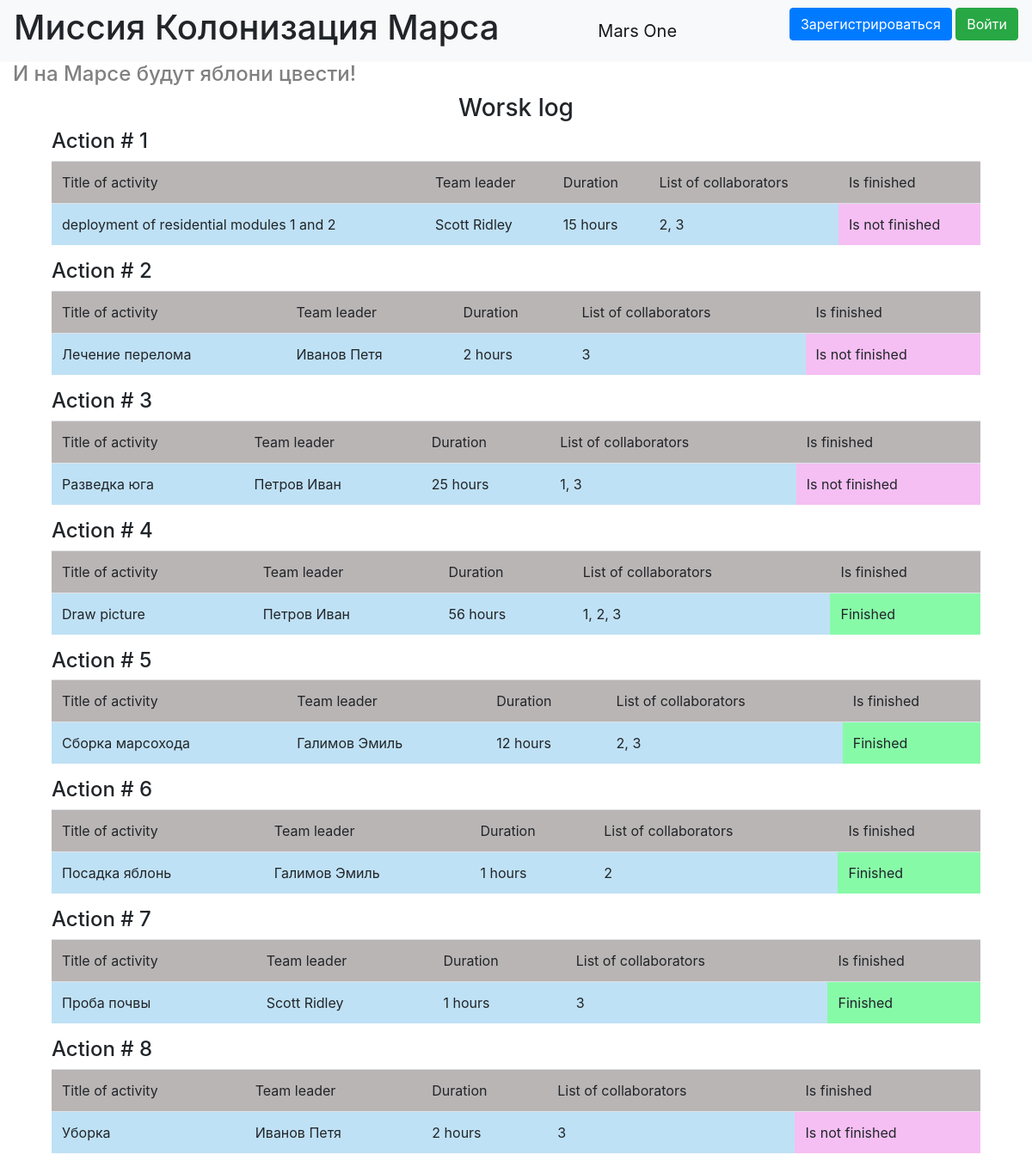
The app's page /, older data.
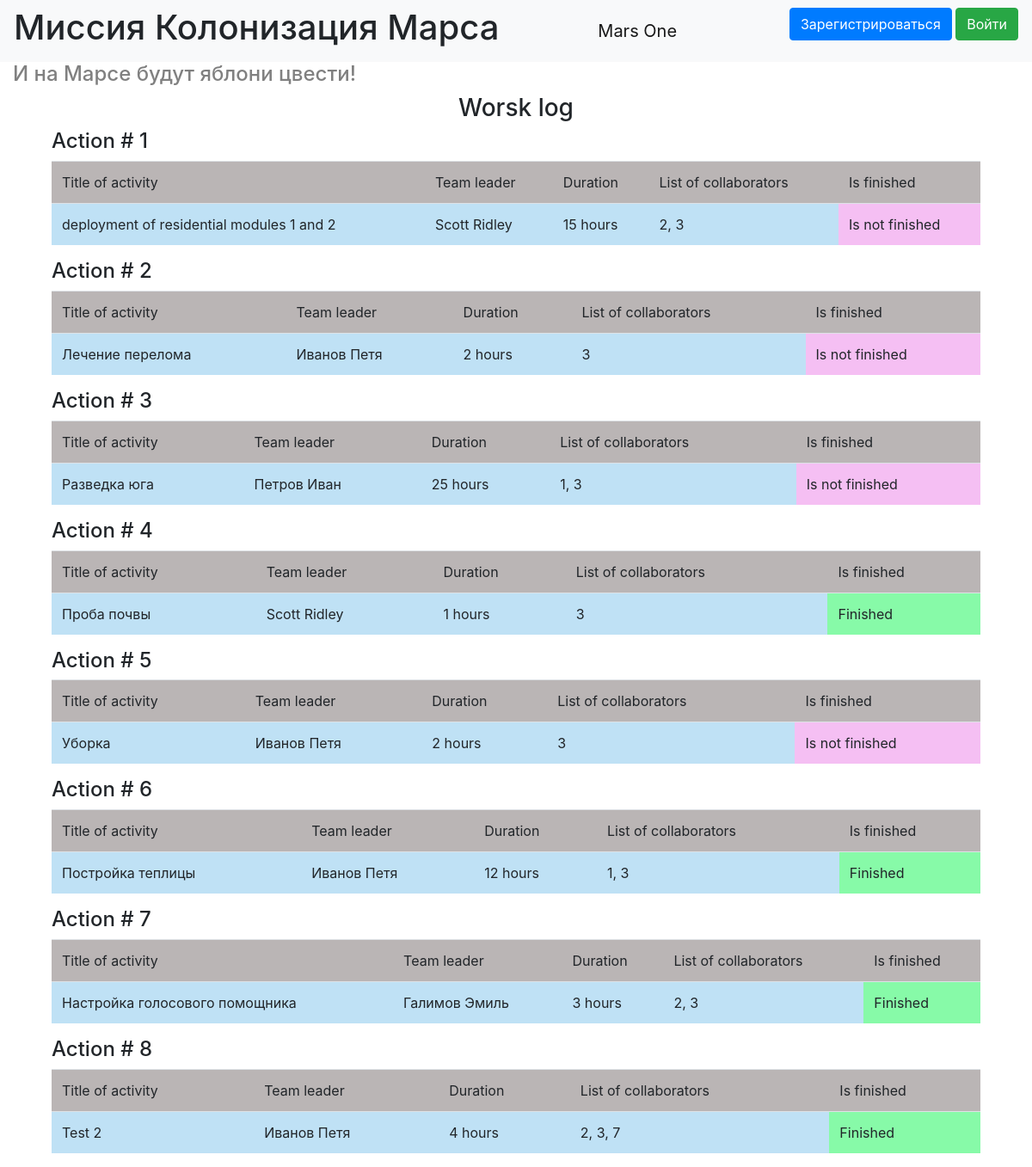
The same page, newer data.
### data/jobs.py (models this page shows)
class Jobs(SqlAlchemyBase, SerializerMixin):
    __tablename__ = 'jobs'
    id = sqlalchemy.Column(sqlalchemy.Integer,
                           primary_key=True, autoincrement=True)
    team_leader = sqlalchemy.Column(sqlalchemy.Integer,
                                    sqlalchemy.ForeignKey("users.id"))
    job = sqlalchemy.Column(sqlalchemy.String, nullable=True)
    work_size = sqlalchemy.Column(sqlalchemy.Integer, nullable=True)
    collaborators = sqlalchemy.Column(sqlalchemy.String, nullable=True)
    start_date = sqlalchemy.Column(sqlalchemy.Date, nullable=True)
    end_date = sqlalchemy.Column(sqlalchemy.Date, nullable=True)
    is_finished = sqlalchemy.Column(sqlalchemy.Boolean, nullable=True)
    user = orm.relation('User')

### data/users.py (models this page shows, shortened)
class User(SqlAlchemyBase, UserMixin, SerializerMixin):
    __tablename__ = 'users'
    id = sqlalchemy.Column(sqlalchemy.Integer,
                           primary_key=True, autoincrement=True)
    surname = sqlalchemy.Column(sqlalchemy.String, nullable=True)
    name = sqlalchemy.Column(sqlalchemy.String, nullable=True)
    age = sqlalchemy.Column(sqlalchemy.Integer, nullable=True)
    position = sqlalchemy.Column(sqlalchemy.String, nullable=True)
    speciality = sqlalchemy.Column(sqlalchemy.String, nullable=True)
    address = sqlalchemy.Column(sqlalchemy.String, nullable=True)
    email = sqlalchemy.Column(sqlalchemy.String,
                              index=True, unique=True, nullable=True)
    hashed_password = sqlalchemy.Column(sqlalchemy.String, nullable=True)
    modified_date = sqlalchemy.Column(sqlalchemy.DateTime, default=datetime.datetime.now)
    jobs = orm.relation("Jobs", back_populates='user')

### main.py (the view)
@app.route('/')
def job_list():
    db_sess = db_session.create_session()
    jobs = db_sess.query(Jobs)
    return render_template('index.html', jobs=jobs, title='Журнал работ')

### data/db_session.py (called while the page is built)
def create_session() -> Session:
    global __factory
    return __factory()

### templates/index.html (shortened to what this page needs)
{% extends "base.html" %}
{% block navbar_cont %}
    <h1>Миссия Колонизация Марса</h1>
{% endblock %}
{% block content %}
    {% set lab = "Action #" %}
    <h4 class="grey">И на Марсе будут яблони цвести!</h4>
    <h3 class="works-title">Worsk log</h3>
    <div class="all-jobs-table">
    {% for item in jobs %}
    <div class="jobs-table">
        <h4>{{lab}} {{loop.index}}</h4>
        <table class="table">
          <thead>
            <tr>
              <td scope="col" class="table-head-grey">Title of activity</td>
              <td scope="col" class="table-head-grey">Team leader</td>
              <td scope="col" class="table-head-grey">Duration</td>
              <td scope="col" class="table-head-grey">List of collaborators</td>
              <td scope="col" class="table-head-grey">Is finished</td>
            </tr>
          </thead>
          <tbody>
            <tr>
              <td scope="row" class="table-body-blue">{{item.job}}</td>
              <td class="table-body-blue">{{item.user.surname}} {{item.user.name}}</td>
              <td class="table-body-blue">{{item.work_size}} hours</td>
              <td class="table-body-blue">{{item.collaborators}}</td>
              {% if item.is_finished == 0 %}
              <td class="table-body-pink">Is not finished</td>
              {% else %}
                <td class="table-body-green">Finished</td>
              {% endif %}
            </tr>
          </tbody>
        </table>
    </div>
    {% endfor %}
    </div>
{% endblock %}

### templates/base.html (shortened to what this page needs)
<!doctype html>
<html lang="en">
<head>
    <link rel="stylesheet"
          href="https://stackpath.bootstrapcdn.com/bootstrap/4.4.1/css/bootstrap.min.css"
>
    <link rel="stylesheet" type="text/css" href="{{url_for('static', filename='css/style.css')}}" />
</head>
<body>
<header>
    <nav class="navbar navbar-light bg-light">
        {% block navbar_cont %}{% endblock %}
        <a class="navbar-brand mars-one" href="#">Mars One</a>
        {% if current_user.is_authenticated %}
            <a class="navbar-brand" href="/logout">{{ current_user.name }} {{ current_user.surname}}</a>
        {% else %}
            <p>
                <a class="btn btn-primary " href="/register">Зарегистрироваться</a>
                <a class="btn btn-success" href="/login">Войти</a>
            </p>
        {% endif %}
    </nav>
</header>
<main role="main" class="container">
    {% block content %}{% endblock %}
</main>
</body>
</html>

### static/css/style.css (style rules this page uses)
.container { max-width: 1920px; }
h1, h4.grey { text-align: left; }
.mars-one { text-align: center; }
h4.grey { color: grey; }
.works-title { text-align: center; }
.jobs-table, .all-jobs-table { max-width: 1080px; margin: auto; }
.table-head-grey { background-color: #bab5b5; }
.table-body-blue { background-color: #bfe1f5; }
.table-body-pink { background-color: #f5bff3; }
.table-body-green { background-color: #87faa8; }

Row changes from the older to the newer data that the page shows:
removed Jobs: lab "Action #", job "Draw picture", user.surname "Петров", user.name "Иван", work_size "56", collaborators "1, 2, 3", is_finished "Finished"
removed Jobs: lab "Action #", job "Сборка марсохода", user.surname "Галимов", user.name "Эмиль", work_size "12", collaborators "2, 3", is_finished "Finished"
removed Jobs: lab "Action #", job "Посадка яблонь", user.surname "Галимов", user.name "Эмиль", work_size "1", collaborators "2", is_finished "Finished"
added Jobs: lab "Action #", job "Постройка теплицы", user.surname "Иванов", user.name "Петя", work_size "12", collaborators "1, 3", is_finished "Finished"
added Jobs: lab "Action #", job "Настройка голосового помощника", user.surname "Галимов", user.name "Эмиль", work_size "3", collaborators "2, 3", is_finished "Finished"
added Jobs: lab "Action #", job "Test 2", user.surname "Иванов", user.name "Петя", work_size "4", collaborators "2, 3, 7", is_finished "Finished"
